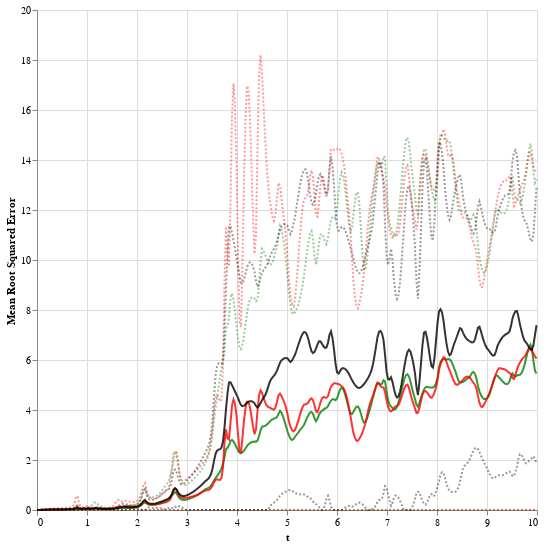

This figure's notebook cell:
### Code cell
bold_opacity = 0.8
dotted_opacity = 0.4
det_color = 'black'
de_color = 'green'
swag_color = 'red'

det_mean = det_mrse.mean(0).cpu().numpy()
det_std = det_mrse.std(0).cpu().numpy()

det_mean_chart = alt.Chart(pd.DataFrame({
    't': ts.cpu().numpy(),
    'y': det_mean,
    'y_hi': det_mean + 1. * det_std,
    'y_lo': np.clip(det_mean - 1. * det_std, 0.0, np.inf)
})).mark_line(color=det_color, opacity=bold_opacity).encode(x='t', y=alt.Y('y', title='Mean Root Squared Error'))
det_hi_chart = det_mean_chart.mark_line(color=det_color,opacity=dotted_opacity,strokeDash=[2,2]).encode(x='t', y='y_hi')
det_lo_chart = det_mean_chart.mark_line(color=det_color,opacity=dotted_opacity,strokeDash=[2,2]).encode(x='t', y='y_lo')
# det_err_chart = det_mean_chart.mark_area(color='gray', opacity=.25).encode(y='y_hi', y2='y_lo')
det_chart = det_hi_chart + det_lo_chart + det_mean_chart

de_mean = de_mrse.mean(0).cpu().numpy()
de_std = de_mrse.std(0).cpu().numpy()

de_mean_chart = alt.Chart(pd.DataFrame({
    't': ts.cpu().numpy(),
    'y': de_mean,
    'y_hi': de_mean + 2. * de_std,
    'y_lo': np.clip(de_mean - 2. * de_std, 0.0, np.inf),
})).mark_line(color=de_color,opacity=bold_opacity).encode(x='t', y='y')
de_hi_chart = de_mean_chart.mark_line(color=de_color,opacity=dotted_opacity,strokeDash=[2,2]).encode(x='t', y='y_hi')
de_lo_chart = de_mean_chart.mark_line(color=de_color,opacity=dotted_opacity,strokeDash=[2,2]).encode(x='t', y='y_lo')
de_chart = de_mean_chart + de_hi_chart + de_lo_chart

swag_mean = swag_mrse.mean(0).cpu().numpy()
swag_std = swag_mrse.std(0).cpu().numpy()

swag_mean_chart = alt.Chart(pd.DataFrame({
    't': ts.cpu().numpy(),
    'y': swag_mean,
    'y_hi': swag_mean + 2. * swag_std,
    'y_lo': np.clip(swag_mean - 2. * swag_std, 0.0, np.inf),
})).mark_line(color=swag_color,opacity=bold_opacity).encode(x='t', y='y')
swag_hi_chart = swag_mean_chart.mark_line(color=swag_color,opacity=dotted_opacity,strokeDash=[2,2]).encode(x='t', y='y_hi')
swag_lo_chart = swag_mean_chart.mark_line(color=swag_color,opacity=dotted_opacity,strokeDash=[2,2]).encode(x='t', y='y_lo')
swag_chart = swag_mean_chart + swag_hi_chart + swag_lo_chart

all_chart = de_chart + swag_chart + det_chart

all_chart = all_chart.properties(width=500, height=500)

# alt_saver(all_chart, 'chart.svg')

all_chart

### Figure 1 — Vega-Lite specification as saved in the notebook (floating-point values rounded to 4 significant figures; data arrays with more than 128 entries replaced by an {"elided": "..."} marker saying what was removed)
{"config": {"view": {"continuousWidth": 400, "continuousHeight": 300}}, "layer": [{"mark": {"type": "line", "color": "green", "opacity": 0.8}, "encoding": {"x": {"type": "quantitative", "field": "t"}, "y": {"type": "quantitative", "field": "y"}}}, {"mark": {"type": "line", "color": "green", "opacity": 0.4, "strokeDash": [2, 2]}, "encoding": {"x": {"type": "quantitative", "field": "t"}, "y": {"type": "quantitative", "field": "y_hi"}}}, {"mark": {"type": "line", "color": "green", "opacity": 0.4, "strokeDash": [2, 2]}, "encoding": {"x": {"type": "quantitative", "field": "t"}, "y": {"type": "quantitative", "field": "y_lo"}}}, {"layer": [{"mark": {"type": "line", "color": "red", "opacity": 0.8}, "encoding": {"x": {"type": "quantitative", "field": "t"}, "y": {"type": "quantitative", "field": "y"}}}, {"mark": {"type": "line", "color": "red", "opacity": 0.4, "strokeDash": [2, 2]}, "encoding": {"x": {"type": "quantitative", "field": "t"}, "y": {"type": "quantitative", "field": "y_hi"}}}, {"mark": {"type": "line", "color": "red", "opacity": 0.4, "strokeDash": [2, 2]}, "encoding": {"x": {"type": "quantitative", "field": "t"}, "y": {"type": "quantitative", "field": "y_lo"}}}], "data": {"name": "data-f4736bbcf4734fd1d3dc1e8bf8801bd2"}}, {"layer": [{"mark": {"type": "line", "color": "black", "opacity": 0.4, "strokeDash": [2, 2]}, "encoding": {"x": {"type": "quantitative", "field": "t"}, "y": {"type": "quantitative", "field": "y_hi"}}}, {"mark": {"type": "line", "color": "black", "opacity": 0.4, "strokeDash": [2, 2]}, "encoding": {"x": {"type": "quantitative", "field": "t"}, "y": {"type": "quantitative", "field": "y_lo"}}}, {"mark": {"type": "line", "color": "black", "opacity": 0.8}, "encoding": {"x": {"type": "quantitative", "field": "t"}, "y": {"type": "quantitative", "field": "y", "title": "Mean Root Squared Error"}}}], "data": {"name": "data-02545f104ea317b69e385d98e5c1c334"}}], "data": {"name": "data-bb37a6df3d2e51f24514be88be75a83f"}, "height": 500, "width": 500, "$schema": "https://vega.github.io/schema/vega-lite/v4.8.1.json", "datasets": {"data-bb37a6df3d2e51f24514be88be75a83f": {"elided": "334 records"}, "data-f4736bbcf4734fd1d3dc1e8bf8801bd2": {"elided": "334 records"}, "data-02545f104ea317b69e385d98e5c1c334": {"elided": "334 records"}}}
